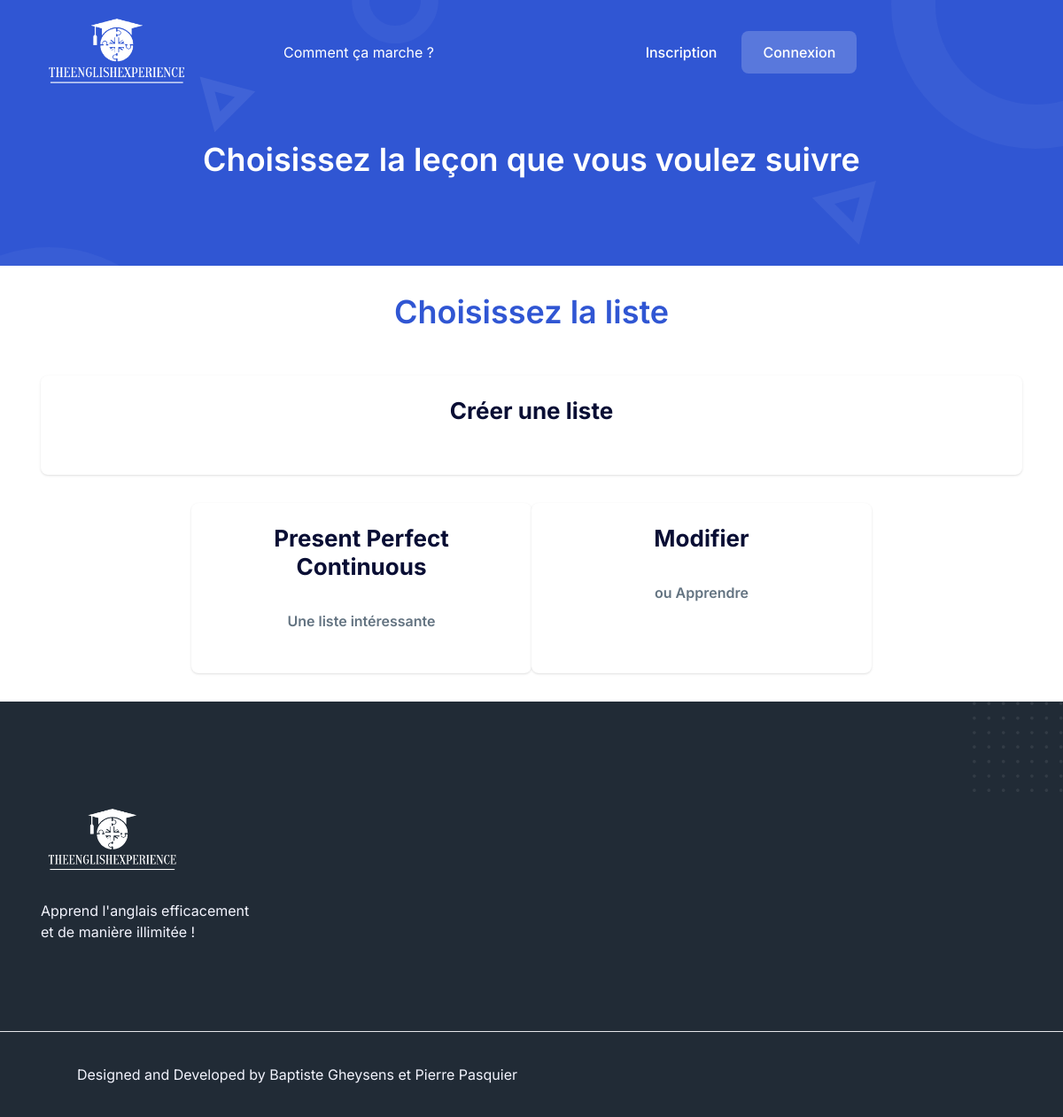
/listevocabulaire, run on the app's committed database.
### tables this page shows
CREATE TABLE vocabulaire (id INTEGER PRIMARY KEY AUTOINCREMENT, titre TEXT , description TEXT);

### app.py (the view)
@app.route('/listevocabulaire')
def listevocabulaire():
    conn = sqlite3.connect('database.db')
    cursor = conn.cursor()
    cursor.execute("""SELECT titre , description , id FROM vocabulaire""")
    liste = cursor.fetchall()
    cursor.close()
    return render_template('listevocab.html', vocabulaire = liste)

### templates/listevocab.html (shortened to what this page needs)
{% extends "index.html" %}
{% block body %}
    <div
      class="
        relative
        z-10
        pt-[120px]
        md:pt-[130px]
        lg:pt-[160px]
        pb-[100px]
        bg-primary
        overflow-hidden
      "
    >
      <div class="container">
        <div class="flex flex-wrap items-center -mx-4">
          <div class="w-full px-4">
            <div class="text-center">
              <h1 class="font-semibold text-white text-4xl">Choisissez la leçon que vous voulez suivre</h1>
            </div>
          </div>
        </div>
      </div>
      <div>
        <span class="absolute top-0 left-0 z-[-1]">
        </span>
        <span class="absolute top-0 right-0 z-[-1]">
        </span>
      </div>
    </div>
    <div class="container">
      <div class="flex flex-wrap items-center -mx-4 my-8">
        <div class="w-full px-4">
          <div class="text-center">
            <h1 class="font-semibold text-primary text-4xl">Choisissez la liste</h1>
          </div>
        </div>
      </div>
        <div class="flex flex-wrap items-center -mx-4">
            <div class="w-full px-4">
            <div class="text-center">
                <h1 class="font-semibold text-primary text-4xl">
                <a href="vocab/create">
                    <dl class="mt-5 grid grid-cols-1 gap-5 sm:grid-cols-1">
                        <div class="overflow-hidden rounded-lg bg-white px-4 py-5 shadow sm:p-6">
                            <h2  class="
                            font-bold
                            mb-8
                            text-dark text-2xl
                            sm:text-[26px]
                            wow
                            fadeInUp
                            "
                            data-wow-delay=".1s">Créer une liste</h2>
                        </div>
                    </dl>
                </a>
                </h1>
            </div>
            </div>
        </div>
      <div class="flex flex-wrap items-center -mx-4">
        <div class="w-full px-4">
          <div class="text-center">
            <h1 class="font-semibold text-primary text-4xl">
              {% for cours in vocabulaire %}
                <div role="listitem" class="mx-8 my-8">
  <div class="zoom">
    <div class="flex flex-row items-center justify-center space-x-2">
      <a href="vocab/{{ cours[2] }}" class="flex-1">
        <dl class="grid grid-cols-1 gap-5 sm:grid-cols-1">
          <div class="overflow-hidden rounded-lg bg-white h-32 w-32 px-4 py-5 shadow sm:p-6" style="height: 12rem;width: 24rem;">
            <h2 class="font-bold mb-8 text-dark text-2xl sm:text-[26px] wow fadeInUp" data-wow-delay=".1s">{{ cours[0] | safe }}</h2>
            <p class="text-base text-body-color leading-relaxed mb-10 wow fadeInUp" data-wow-delay=".1s">{{ cours[1] |safe }}</p>
          </div>
        </dl>
      </a>
      <div class="flex justify-center" style="justify-content: center">
  <a href="vocab/{{ cours[2] }}/edit" class="flex-1">
    <dl class="grid grid-cols-1 gap-5 sm:grid-cols-1">
      <div class="overflow-hidden rounded-lg bg-white h-32 w-32 px-4 py-5 shadow sm:p-6" style="height: 12rem;width: 24rem;">
        <h2 class="font-bold mb-8 text-dark text-2xl sm:text-[26px] wow fadeInUp text-center" style="text-align: center" data-wow-delay=".1s">Modifier</h2>
          <p class="text-base text-body-color leading-relaxed mb-10 wow fadeInUp" data-wow-delay=".1s">ou Apprendre</p>
      </div>
    </dl>
  </a>
</div>
    </div>
  </div>
</div>
              {% endfor %}
            </h1>
          </div>
        </div>
      </div>
    </div>
{% endblock %}

### data on the page
vocabulaire: titre "Present Perfect Continuous", description "Une liste intéressante"
